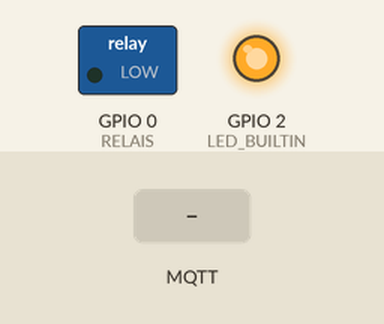
Recording of a program running on a simulated ESP8266 (NodeMCU). Parts: switched loads named in the program (green lamp = pin HIGH), output pins drawn as LEDs (lit = HIGH, except the on-board LED, lit = LOW). Inputs (shaded band) come from the test bench. WiFi joins after 1.5 s; servers stay silent unless stated; random numbers use the default seed unless the program sets one; no MQTT or app messages arrive unless stated; what the program prints to the serial monitor is not drawn.

Above: at 2.7 s.
2.8 s: MQTT message "1" arrives on the first subscribed topic
At 3.5 s:
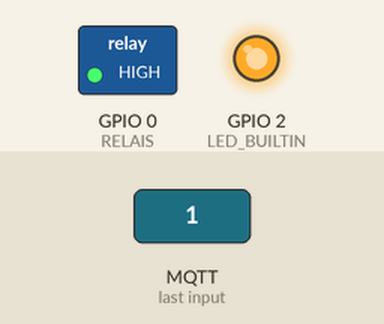
4.3 s: MQTT message "0" arrives on the first subscribed topic
At 4.7 s:
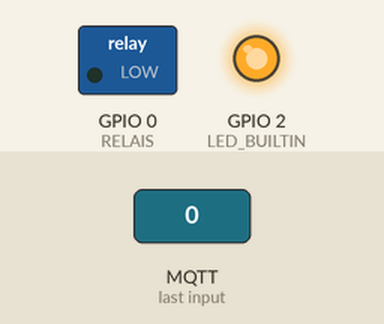
Timing chart, 0 to 7.3 s (numbered marks = the images above; inputs shaded):
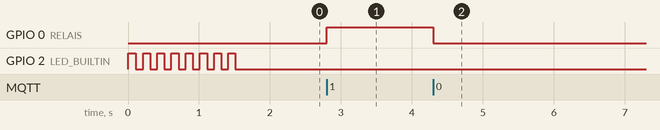

Measured:
- after the input at 2.8 s, GPIO 0 (RELAIS): LOW → HIGH at once
- after the input at 4.3 s, GPIO 0 (RELAIS): HIGH → LOW at once

The program:

main.cpp
```cpp
#include <Arduino.h>

/*
 Basic ESP8266 MQTT example

 This sketch demonstrates the capabilities of the pubsub library in combination
 with the ESP8266 board/library.

 It connects to an MQTT server then:
  - publishes "hello world" to the topic "outTopic" every two seconds
  - subscribes to the topic "inTopic", printing out any messages
    it receives. NB - it assumes the received payloads are strings not binary
  - If the first character of the topic "inTopic" is an 1, switch ON the ESP Led,
    else switch it off

 It will reconnect to the server if the connection is lost using a blocking
 reconnect function. See the 'mqtt_reconnect_nonblocking' example for how to
 achieve the same result without blocking the main loop.

 To install the ESP8266 board, (using Arduino 1.6.4+):
  - Add the following 3rd party board manager under "File -> Preferences -> Additional Boards Manager URLs":
       http://arduino.esp8266.com/stable/package_esp8266com_index.json
  - Open the "Tools -> Board -> Board Manager" and click install for the ESP8266"
  - Select your ESP8266 in "Tools -> Board"

*/

#include <ESP8266WiFi.h>
#include <PubSubClient.h>
#include <config.h>

#define RELAIS 0

WiFiClient espClient;
PubSubClient client(espClient);
char msg[50];

static bool state;

void setup_wifi() {
    bool info = true;
    digitalWrite(LED_BUILTIN, info);
    delay(10);
    info = !info;
    // We start by connecting to a WiFi network
    Serial.println();
    Serial.print("Connecting to ");
    Serial.println(ssid);
    WiFi.mode(WIFI_STA);
    WiFi.begin(ssid, password);

    while (WiFi.status() != WL_CONNECTED) {
        delay(100);
        //Serial.print(".");
        digitalWrite(LED_BUILTIN, info);
        info = !info;
    }
    randomSeed(micros());
    digitalWrite(LED_BUILTIN, false);
}

void callback(char* topic, byte* payload, unsigned int length) {
  if(strcmp(topic, "espRelais/switch") == 0 && length == 1)
  {
      // Switch on the LED if an 1 was received as first character
      bool state = (char)payload[0] == '1';
      digitalWrite(RELAIS, state);
  }
}

void reconnect() {
  // Loop until we're reconnected
  bool info = true;
  while (!client.connected()) {
    // Create a random client ID
    String clientId = "ESP8266Client-";
    clientId += String(random(0xffff), HEX);
    // Attempt to connect
    client.connect(clientId.c_str());
    digitalWrite(LED_BUILTIN, info);
    info = !info;
  }
  client.subscribe("espRelais/switch");
  digitalWrite(LED_BUILTIN, false);
}

void setup() {
    state = false;
    pinMode(LED_BUILTIN, OUTPUT);
    pinMode(RELAIS, OUTPUT);
    digitalWrite(RELAIS, state);
    setup_wifi();
    client.setServer(mqtt_server, 1883);
    client.setCallback(callback);
    reconnect();
    snprintf (msg, 50, "%d", state);
    client.publish("espRelais/switch", msg);
}

void loop() {
  if (!client.connected()) {
    reconnect();
  }
  client.loop();
}
```

config.h
```cpp
// Update these with values suitable for your network.

const char* ssid = "---";
const char* password = "---";
const char* mqtt_server = "192.168.0.8";
```
